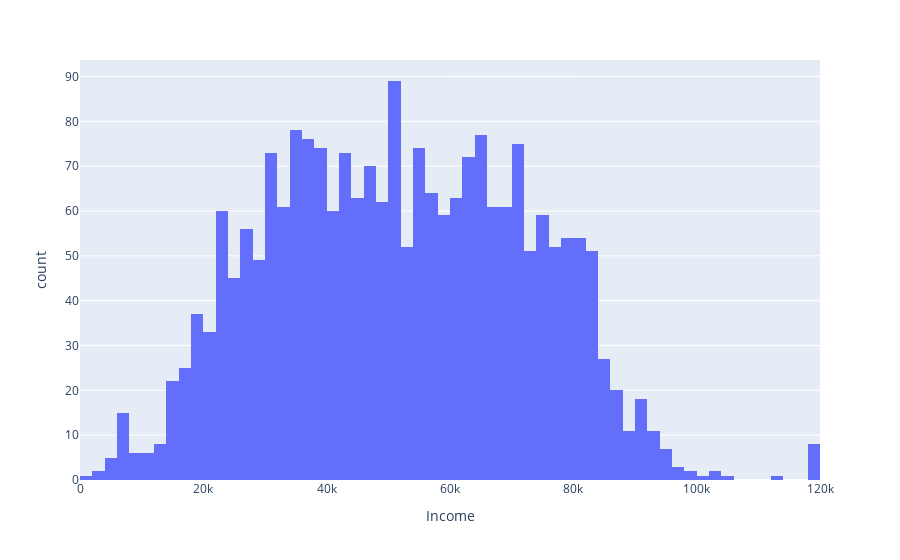

The notebook cell this image was saved under:
### Code cell
df = px.data.tips()
fig = px.histogram(rfm_data, x="Income")
fig.show()

### Figure 1 — Plotly figure (JSON) as saved in the notebook; plotly's stock layout.template omitted (floating-point values rounded to 4 significant figures; data arrays with more than 128 entries replaced by an {"elided": "..."} marker saying what was removed)
{"data": [{"alignmentgroup": "True", "bingroup": "x", "hovertemplate": "Income=%{x}<br>count=%{y}<extra></extra>", "legendgroup": "", "marker": {"color": "#636efa", "pattern": {"shape": ""}}, "name": "", "offsetgroup": "", "orientation": "v", "showlegend": false, "type": "histogram", "x": {"elided": "2240 int values"}, "xaxis": "x", "yaxis": "y"}], "layout": {"barmode": "relative", "legend": {"tracegroupgap": 0}, "margin": {"t": 60}, "xaxis": {"anchor": "y", "domain": [0, 1], "title": {"text": "Income"}}, "yaxis": {"anchor": "x", "domain": [0, 1], "title": {"text": "count"}}}}
